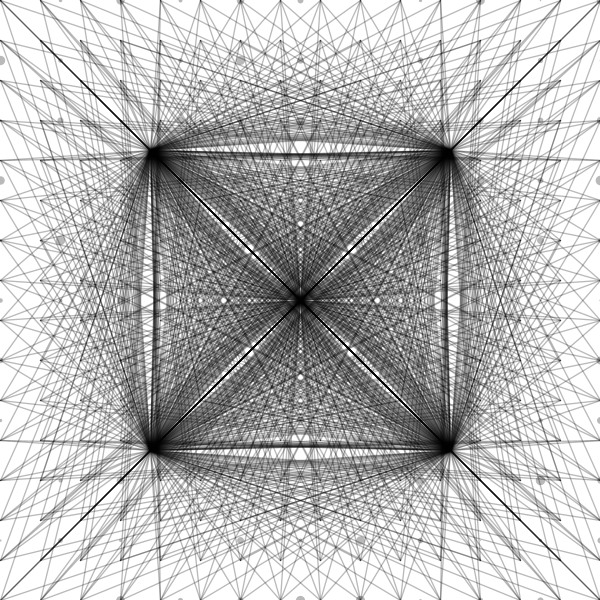
Frame 1 (no input)
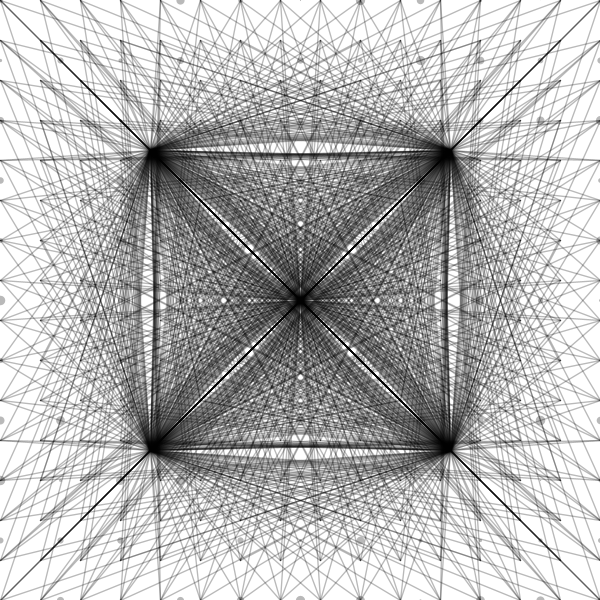
Frame 2 (the mouse pressed at the canvas centre, redrawn once)

The Processing sketch that drew these frames (run headless with seeded random() and noise(); the mouse was pressed at the canvas centre and the sketch redrawn once):

// Processing sketch: processing_147677
// ── processing_147677.pde

// Konkuk University
// Department of Dynamic Media
// SOS iDesign
// Name: Song Youngjun
// ID: 201420083

void setup() {
  size (600, 600);
  smooth();
  noLoop();
}

void draw() {
  background(255);
  float r1 = random(0.1, 2);
  stroke(0, 70);
  strokeWeight(r1);
  for (float a = 0; a <= width; a = a+40) {
    for (float b = 0; b <= height; b = b+40) {
      line(width/4, height/4, a, b);
      line((width/4)*3, (height/4)*3, a, b);
      line(width/4, (height/4)*3, a, b);
      line((width/4)*3, height/4, a, b);
      line(width/2, height/2, a, b);
    }
  }


  for (float c = 0; c <= width; c = c+60) {
    for (float d = 0; d <= height; d = d+60) {
      strokeWeight(random(10));
      point(c, d);
    }
  }
}

void keyPressed() {
  background(255);
  redraw();
} 
